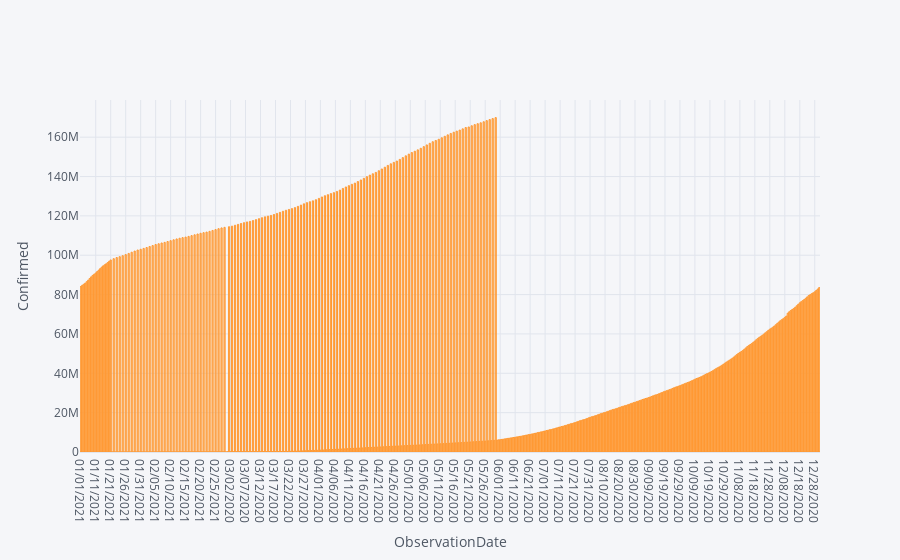

Notebook source saved alongside this figure:
### Code cell
# viz using plotly
confirmed_table.iplot(kind='bar',x='ObservationDate',y='Confirmed',xTitle='ObservationDate',yTitle="Confirmed")

### Figure 1 — Plotly figure (JSON) as saved in the notebook; plotly's stock layout.template omitted (floating-point values rounded to 4 significant figures; data arrays with more than 128 entries replaced by an {"elided": "..."} marker saying what was removed)
{"data": [{"marker": {"color": "rgba(255, 153, 51, 0.6)", "line": {"color": "rgba(255, 153, 51, 1.0)", "width": 1}}, "name": "Confirmed", "orientation": "v", "text": "", "type": "bar", "x": {"elided": "494 str values"}, "y": {"elided": "494 int values"}}], "layout": {"legend": {"bgcolor": "#F5F6F9", "font": {"color": "#4D5663"}}, "paper_bgcolor": "#F5F6F9", "plot_bgcolor": "#F5F6F9", "title": {"font": {"color": "#4D5663"}}, "xaxis": {"gridcolor": "#E1E5ED", "showgrid": true, "tickfont": {"color": "#4D5663"}, "title": {"font": {"color": "#4D5663"}, "text": "ObservationDate"}, "zerolinecolor": "#E1E5ED"}, "yaxis": {"gridcolor": "#E1E5ED", "showgrid": true, "tickfont": {"color": "#4D5663"}, "title": {"font": {"color": "#4D5663"}, "text": "Confirmed"}, "zerolinecolor": "#E1E5ED"}}}
